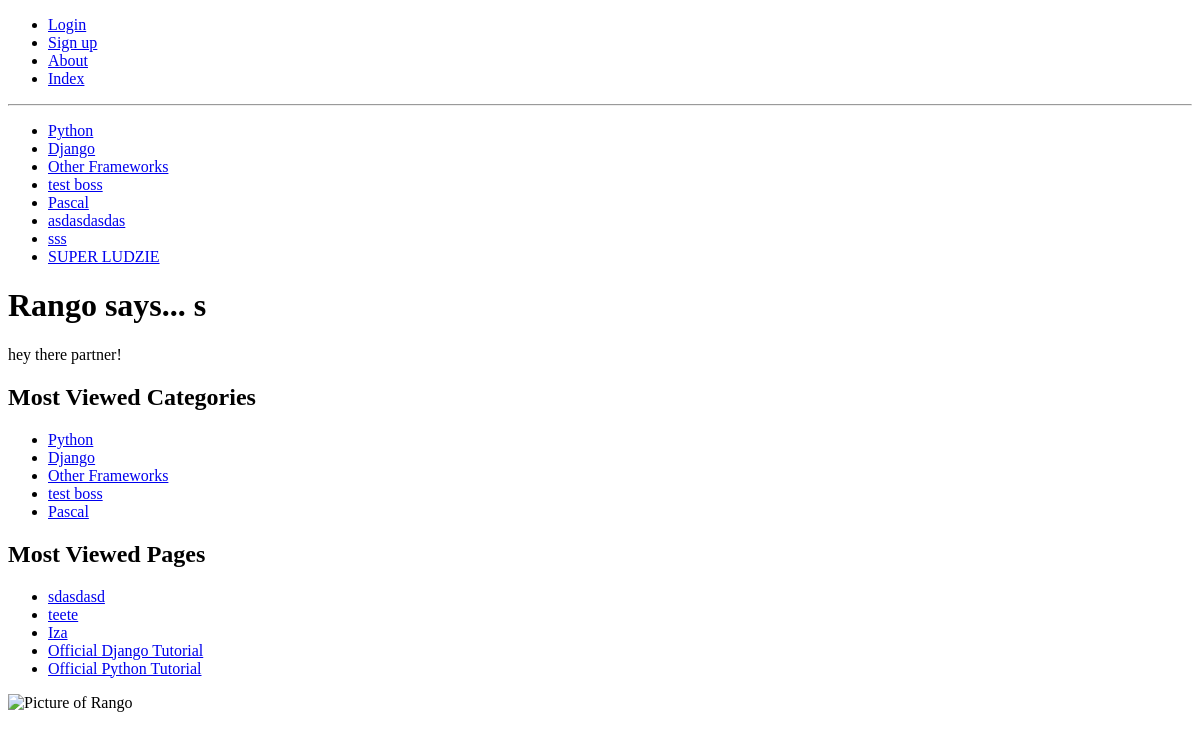
The app's page /, older data.
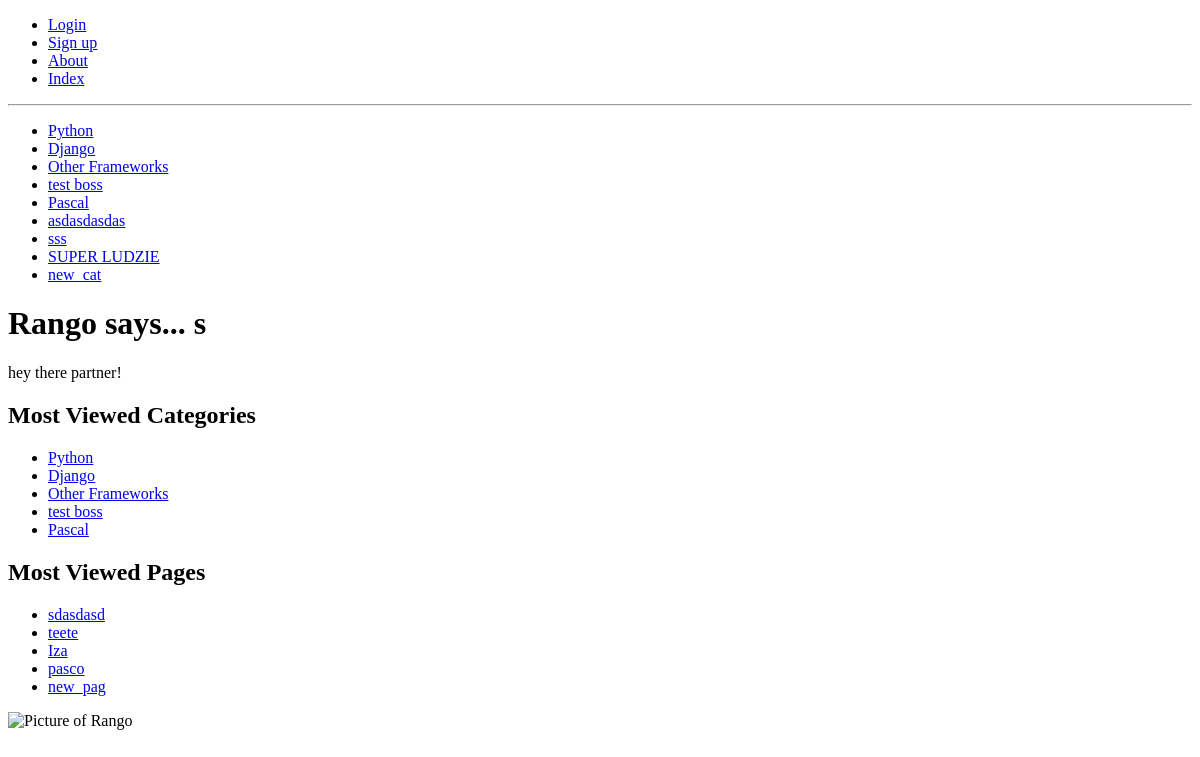
The same page, newer data.
### rangoapp/models.py (models this page shows, shortened)
class Category(models.Model):
    name = models.CharField(max_length=128, unique=True)
    views = models.IntegerField(default=0)
    likes = models.IntegerField(default=0)
    slug = models.SlugField(unique=True)
    class Meta:
        verbose_name_plural = 'categories'

class Page(models.Model):
    category = models.ForeignKey(Category)
    title = models.CharField(max_length=128)
    url = models.URLField()
    views = models.IntegerField(default=0)

### rangoapp/views.py (the view)
# urls.py: url(r'^$', views.index, name='index'),
def index(request):
    category_list = Category.objects.order_by('-likes')[:5]
    page_list = Page.objects.order_by('views')[:5]
    context_dict = {'categories': category_list, 'pages': page_list}
    return render(request, 'rangoapp/index.html', context=context_dict)

### rangoapp/templatetags/rangoapp_template_tags.py (called while the page is built)
@register.inclusion_tag('rangoapp/cats.html')
def get_category_list():
    return {'cats': Category.objects.all()}

### rangoapp/templates/rangoapp/index.html
{% extends 'rangoapp/base.html' %}
{% load staticfiles %}
{% block body_block %}
        <h1>Rango says...   {{ user.username }} s </h1>
        <div>
            {% if user.is_authenticated %}
                howdy {{ user.username }}
            {% else %}
                hey there partner!
            {% endif %}
        </div>
        <div>
            <h2>Most Viewed Categories</h2>
            {% if categories %}
            <ul>
                {% for category in categories %}
                    <li>
                       <a href="{% url 'show_category' category.slug %}">
                           {{ category.name }}
                        </a>
                    </li>
                {% endfor %}
            </ul>
            {% else %}
                <strong>There are no categories present.</strong>
            {% endif %}
        </div>
        <div>
                <h2>Most Viewed Pages</h2>
                {% if pages %}
                <ul>
                    {% for page in pages %}
                        <li>
                            <a href="{{ page.url }}">{{ page.title }}</a>
                        </li>
                    {% endfor %}
                </ul>
                {% else %}
                    <strong>There are no categories present.</strong>
                {% endif %}
            </div>
        <div>
            <img src="{% static "images/django.png" %}" alt="Picture of Rango" />
        </div>
{% endblock body_block %}

### rangoapp/templates/rangoapp/cats.html
<ul>
    {% if cats %}
        {% for c in cats %}
            {% if c == act_cat %}
                <li>
                    <strong>
                        <a href="{% url 'show_category' c.slug %}"> {{ c.name }}</a>
                    </strong>
                </li>
            {% else %}
                <li>
                    <a href="{% url 'show_category' c.slug %}">{{ c.name }}</a>
                </li>
            {% endif %}
        {% endfor %}
    {% else %}
            <li><strong>There are no categores present.</strong></li>
    {% endif %}
</ul>

Row changes from the older to the newer data that the page shows:
no longer on this page (row unchanged): Page: title "Official Django Tutorial"
no longer on this page (row unchanged): Page: title "Official Python Tutorial"
added Category: name "new_cat"
added Page: title "pasco"
added Page: title "new_pag"
